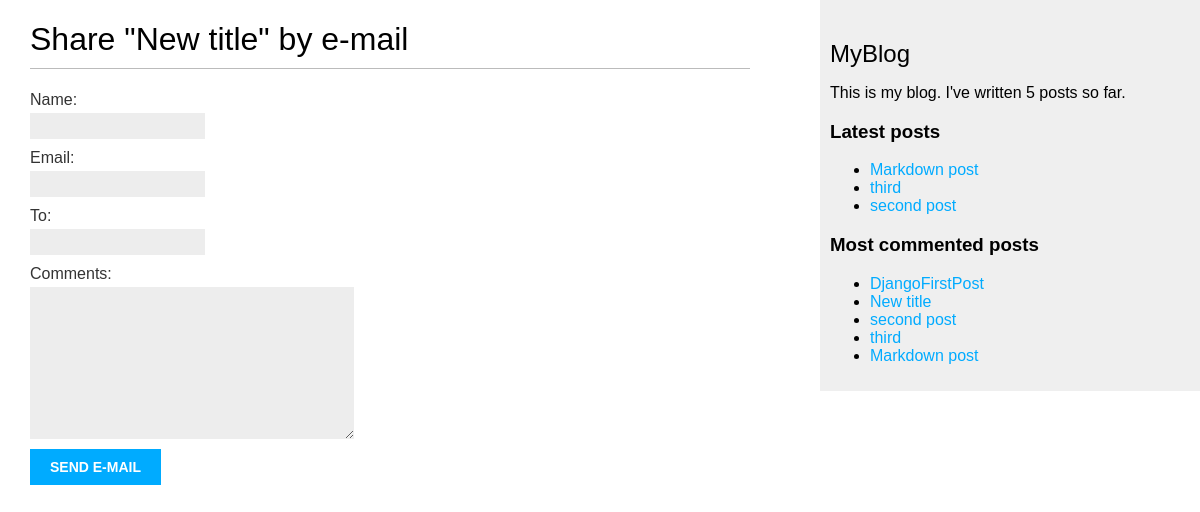
The app's page /2/share/ with its own data.
### blog/models.py (models this page shows, shortened)
class Post(models.Model):
    STATUS_CHOICES = (
        ('draft', 'Draft'),
        ('published', 'Published'),
    )
    title = models.CharField(max_length=250)
    slug = models.SlugField(max_length=250, unique_for_date='publish')
    author = models.ForeignKey(User, on_delete=models.CASCADE, related_name='blog_posts')
    body = models.TextField()
    publish = models.DateTimeField(default=timezone.now)
    created = models.DateTimeField(auto_now_add=True)
    updated = models.DateTimeField(auto_now=True)
    status = models.CharField(max_length=10, choices=STATUS_CHOICES, default='draft')
    class Meta:
        ordering = ('-publish',)
    objects = models.Manager()      # Менеджер по умолчанию
    published = PublishedManager()  # Наш новый менеджер
    def get_absolute_url(self):
        return reverse("blog:post_detail", args=[self.publish.year,
                                                 self.publish.month, self.publish.day, self.slug])
    tags = TaggableManager()

### blog/views.py (the view)
# urls.py: path("<int:post_id>/share/", views.post_share, name="post_share"),
def post_share(request, post_id):
    post = get_object_or_404(Post, id=post_id, status="published")
    sent = False
    if request.method == "POST":
        form = EmailPostForm(request.POST)
        if form.is_valid():
            cd = form.cleaned_data
            post_url = request.build_absolute_uri(post.get_absolute_url())
            subject = '{} ({}) recommends you reading "{}"'.format(cd['name'], cd['email'], post.title)
            message = 'Read "{}" at {}\n\n{}\'s comments:{}'.format(post.title, post_url, cd['name'], cd['comments'])
            send_mail(subject, message, "sonikry.99@mail.ru", [cd["to"]])
            sent = True
            return render(request, "blog/post/share.html", {"post": post, "form": form, "sent": sent})
    else:
        form = EmailPostForm()
        return render(request, "blog/post/share.html", {"post": post, "form": form, "sent": sent})

### blog/forms.py
class EmailPostForm(forms.Form):
    name = forms.CharField(max_length=25)
    email = forms.EmailField()
    to = forms.EmailField()
    comments = forms.CharField(required=False, widget=forms.Textarea)

### blog/models.py (called while the page is built)
    def get_queryset(self):
        return super().get_queryset().filter(status="published")

### blog/templatetags/blog_tags.py (called while the page is built)
@register.simple_tag
def total_posts():
    return Post.published.count()

@register.inclusion_tag("blog/post/latest_posts.html")
def show_latest_posts(count=5):
    latest_posts = Post.published.order_by("-publish")[:count]
    return {"latest_posts": latest_posts}

@register.simple_tag
def get_most_commented_posts(count=5):
    return Post.published.annotate(total_comments=Count("comments")).order_by("-total_comments")[:count]

### blog/templates/blog/post/share.html (shortened to what this page needs)
{% extends "blog/base.html" %}
{% block content %}
    {% if sent %}
        <h1>E-mail successfully sent</h1>
        <p>"{{ post.title }}" was successfully sent to {{ form.cleaned_data.to }}.</p>
    {% else %}
        <h1>Share "{{ post.title }}" by e-mail</h1>
        <form action="." method="post">
            {{ form.as_p }}
            <input type="submit" value="Send e-mail">
        </form>
    {% endif %}
{% endblock %}

### blog/templates/blog/base.html (shortened to what this page needs)
{% load static %}
{% load blog_tags %}
<!DOCTYPE html>
<html lang="en">
<head>
    <link href="{% static 'css/blog.css' %}" rel="stylesheet">
</head>
<body>
    <div id="content">
        {% block content %}{% endblock %}
    </div>
    <div id="sidebar">
        <h2>MyBlog</h2>
        <p>This is my blog. I've written {% total_posts %} posts so far.</p>
        <h3>Latest posts</h3>
        {% show_latest_posts 3 %}
        <h3>Most commented posts</h3>
        {% get_most_commented_posts as most_commented_posts %}
        <ul>
            {% for post in most_commented_posts %}
                <li>
                    <a href="{{ post.get_absolute_url }}">{{ post.title }}</a>
                </li>
            {% endfor %}
        </ul>
    </div>
</body>
</html>

### blog/templates/blog/post/latest_posts.html
<ul>
    {% for post in latest_posts %}
        <li>
            <a href="{{ post.get_absolute_url }}">{{ post.title }}</a>
        </li>
    {% endfor %}
</ul>

### blog/static/css/blog.css (style rules this page uses)
body { margin:0; padding:0; font-family:helvetica, sans-serif; }
a { color:#00abff; text-decoration:none; }
h1 { font-weight:normal; border-bottom:1px solid #bbb; padding:0 0 10px 0; }
h2 { font-weight:normal; margin:30px 0 0; }
#content { float:left; width:60%; padding:0 0 0 30px; }
#sidebar { float:right; width:30%; padding:10px; background:#efefef; height:100%; }
label { float:left; clear:both; color:#333; margin-bottom:4px; }
input, textarea { clear:both; float:left; margin:0 0 10px; background:#ededed; border:0; padding:6px 10px; font-size:12px; }
input[type=submit] { font-weight:bold; background:#00abff; color:#fff; padding:10px 20px; font-size:14px; text-transform:uppercase; }

### records on screen
Post: title "New title"
Post: title "Markdown post"
Post: title "third"
Post: title "second post"
Post: title "DjangoFirstPost"
